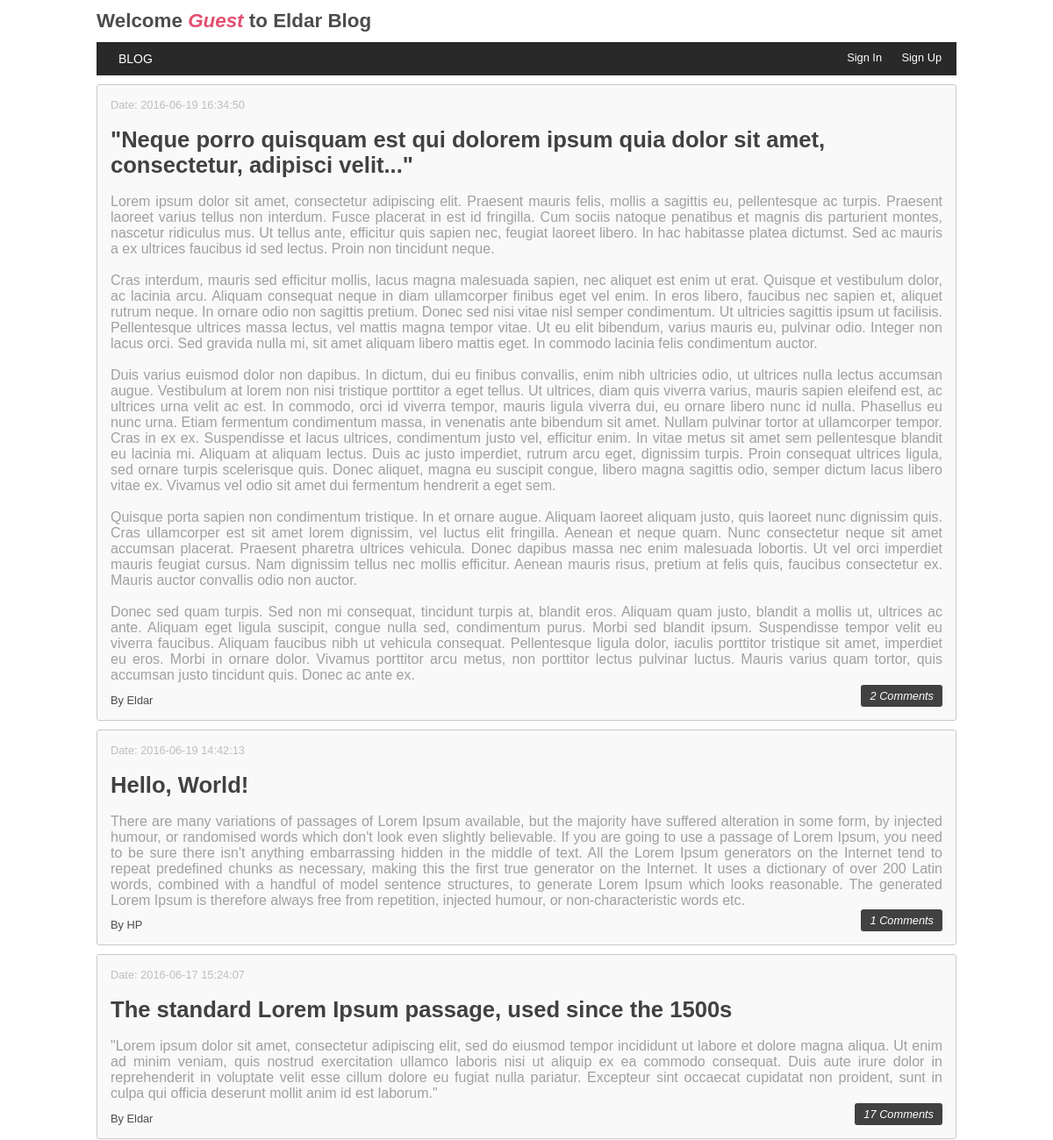
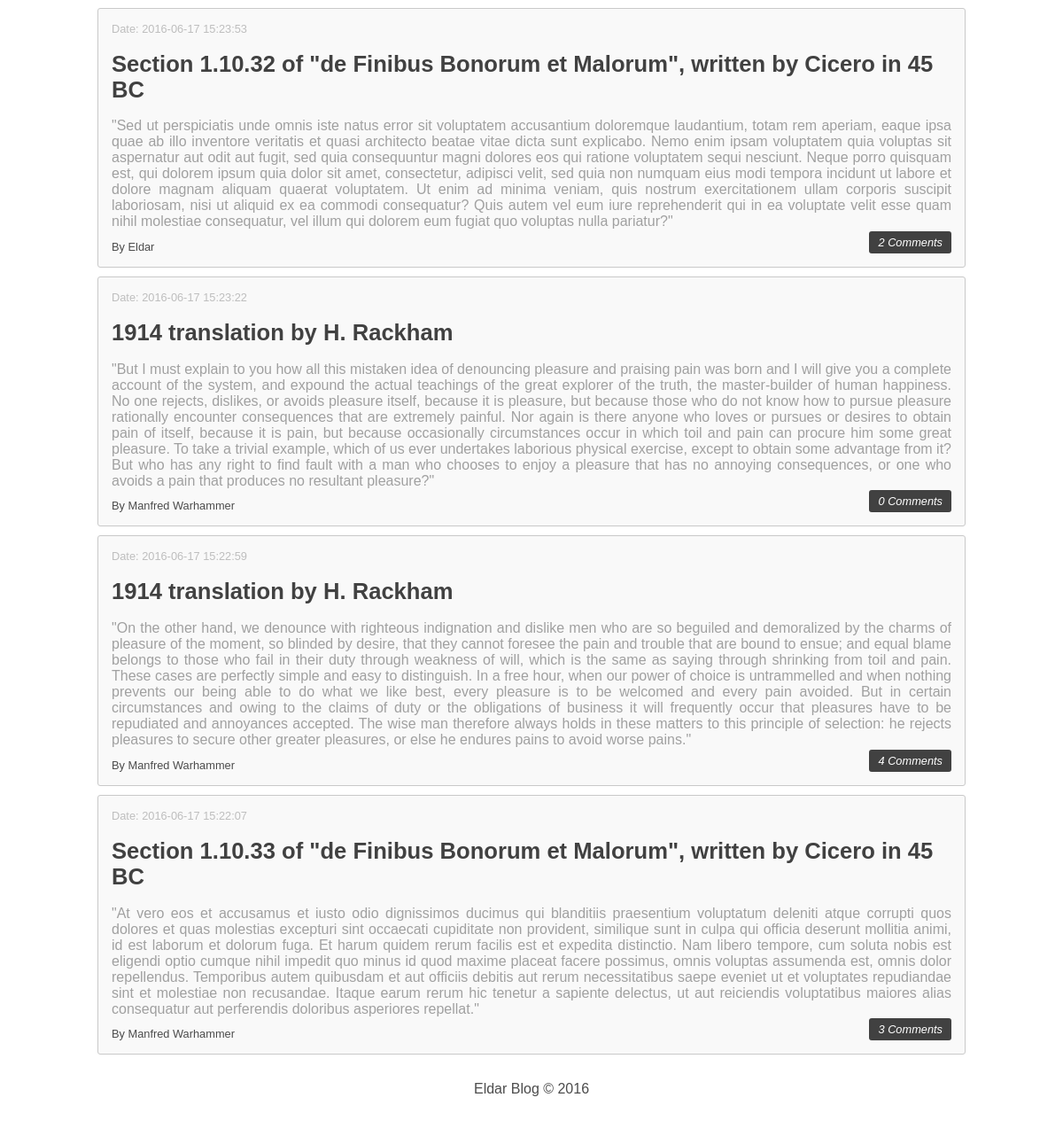
The page / on the database its author committed (2 pictures, top to bottom).
### tables this page shows
CREATE TABLE `blog` (
  `id` int(11) NOT NULL,
  `title` varchar(255) NOT NULL,
  `article` text NOT NULL,
  `blog_date` datetime NOT NULL,
  `user_id` int(11) NOT NULL
);

CREATE TABLE `users` (
  `id` int(11) NOT NULL,
  `name` varchar(255) NOT NULL,
  `email` varchar(255) NOT NULL,
  `password` varchar(255) NOT NULL,
  `date` timestamp NOT NULL DEFAULT CURRENT_TIMESTAMP ON UPDATE CURRENT_TIMESTAMP,
  `status` tinyint(4) NOT NULL,
  `permission` tinyint(4) NOT NULL
);

### includes/functions.php (called while the page is built, shortened)
<?php
function get_all_blogs(){
  global $dbc;
  $sql = "SELECT blog.*,users.name FROM blog JOIN users ON users.id = blog.user_id ORDER BY blog.blog_date DESC";
  $result = mysqli_query($dbc, $sql);
  return $result;
}
function count_all_comments(){
  global $dbc;
  $sql = "SELECT blog.id, COUNT(comments.blog_id) comments_count FROM blog LEFT JOIN comments ON comments.blog_id = blog.id GROUP BY blog.id";
  $result = mysqli_query($dbc, $sql);
  return $result;
}
?>

### includes/pages/blog.php (the view, shortened to what this page needs)
<?php
$all_blogs = [];
$count_comments = [];
$result_blog = get_all_blogs();
if($result_blog && mysqli_num_rows($result_blog) > 0) {
  while ($row = mysqli_fetch_assoc($result_blog)) {
    $all_blogs[] = $row;
  }
}
$result_count = count_all_comments();
if($result_count && mysqli_num_rows($result_count) > 0) {
  while ($row = mysqli_fetch_assoc($result_count)) {
    $count_comments[] = $row;
  }
}
?>
<?php if($all_blogs): ?>
    <?php foreach ($all_blogs as $row): ?>
    <div class="blog-container">
      <?php
      foreach ($count_comments as $value) {
        if ($value['id'] == $row['id']) {
          $comments_count = $value['comments_count'];
        }
      }
       ?>
      <div class="blog-headline">Date: <?= $row['blog_date']; ?></div>
      <div class="blog-content">
        <a href="../public/index.php?page=blog_view&id=<?= urlencode($row['id']);?>"><h1><?= (htmlentities($row['title'], ENT_NOQUOTES)); ?></h1></a>
        <p><?= nl2br(htmlentities($row['article'], ENT_NOQUOTES)); ?></p>
        </div>
          <div class="blog-author">By <?= htmlentities($row['name']); ?></div>
          <a href="../public/index.php?page=blog_view&id=<?= urlencode($row['id']);?>">
          <div class="blog-comments"><i><?= $comments_count; ?> Comments</i></div></a>
    </div>
    <?php endforeach; ?>
<?php endif; ?>

### includes/layouts/header.php (shortened to what this page needs)
<!DOCTYPE html>
<html lang="en">
	<head>
        <link rel="stylesheet" href="css/css_reset.css" media="all" type="text/css">
        <link rel="stylesheet" href="css/styles.css" media="all" type="text/css">
	</head>
    <body>
        <div class="page-wrapper">
        	<header>
            <div>
              <h3>Welcome
              <?php
                if (empty($_SESSION['user_id'])){
                  echo '<i style="color: #E34F6F;">' . 'Guest' . '</i>';
                } else {
                  echo '<i style="color: #E34F6F;">' . $_SESSION['user_name'] . '</i>';
                }
              ?>
              to Eldar Blog</h3>
            </div>
        		<div class="user-block">
              <?php if (empty($_SESSION['user_id'])): ?>
     			      <a href="index.php?page=signin">Sign In</a>
     			      <a href="index.php?page=signup">Sign Up</a>
              <?php else: ?>
              	<a href="logout.php">Logout</a>
              <?php endif; ?>
        		</div>
        		<ul>
        			<li><a href="index.php?page=blog">BLOG</a></li>
        		</ul>
        	</header>
          <div class="content">

### public/index.php (shortened to what this page needs)
<?php
require '../includes/functions.php';
if (isset($_GET['page'])) {
    $page = $_GET['page'];
} else {
    $page = 'blog';
}
?>
<?php include '../includes/layouts/header.php'; ?>
<?php
switch ($page) {
  case "blog":
    include '../includes/pages/blog.php';
    break;
}
?>
<?php include '../includes/layouts/footer.php'; ?>

### includes/layouts/footer.php (shortened to what this page needs)
            </div>
        </div>
    </body>
  <footer>Eldar Blog &COPY; <?= date('Y'); ?></footer>
</html>

### public/css/styles.css (style rules this page uses)
body { color: #4c4c4c; font-family: arial; background-color: rgb(255,255,255); background-image: url(../images/bg7.png); background-repeat:no-repeat; background-position:top center; background-size:100%; }
.page-wrapper { margin: 0 auto; width: 980px; }
.user-block { margin: 8px; float: right; }
.user-block a { color: #fff; list-style: none; text-decoration: none; padding: 3px 6px 3px 6px; margin: 3px; font-size: 0.8em; }
ul { background-color: rgb(41,41,41); list-style: none; padding: 10px; border-radius: 0px; }
ul li { font-size: 14px; display: inline; margin: 0px 15px; }
ul li a { text-decoration: none; color: #fff; }
.blog-container { width: 948px; background-color: #F9F9F9; border-radius: 3px; margin-top: 10px; padding: 15px; color: #4c4c4c; border: 1px solid #C9C9C9; float: left; }
.blog-container a { text-decoration: none; color: #414141; }
.blog-container p { color: #a0a0a0; }
.blog-headline { font-size: 0.8em; color: rgb(190,190,190); }
.blog-author { font-size: 0.8em; margin-top: 10px; float: left; }
.blog-comments { margin-left: 10px; color: #fff; font-size: 0.8em; float: right; padding: 5px 10px; background-color: #414141; border-radius: 3px; }
footer { text-align: center; padding: 30px 0 30px 0; clear: both; }

### rows shown on the page
blog: blog_date "2016-06-19 16:34:50", title "\"Neque porro quisquam est qui dolorem ipsum quia dolor sit amet, consectetur, adipisci velit...\"", article "Lorem ipsum dolor sit amet, consectetur adipiscing elit. Praesent mauris felis, mollis a sagittis eu, pellentesque ac turpis. Praesent laoreet varius tellus non interdum. Fusce placerat in est id fringilla. Cum sociis natoque penatibus et magnis dis parturient montes, nascetur ridiculus mus. Ut tellus ante, efficitur quis sapien nec, feugiat laoreet libero. In hac habitasse platea dictumst. Sed ac mauris a ex ultrices faucibus id sed lectus. Proin non tincidunt neque. Cras interdum, mauris sed efficitur mollis, lacus magna malesuada sapien, nec aliquet est enim ut erat. Quisque et vestibulum dolor, ac lacinia arcu. Aliquam consequat neque in diam ullamcorper finibus eget vel enim. In eros…", user.name "Eldar", comments_count "2"
blog: blog_date "2016-06-19 14:42:13", title "Hello, World!", article "There are many variations of passages of Lorem Ipsum available, but the majority have suffered alteration in some form, by injected humour, or randomised words which don't look even slightly believable. If you are going to use a passage of Lorem Ipsum, you need to be sure there isn't anything embarrassing hidden in the middle of text. All the Lorem Ipsum generators on the Internet tend to repeat predefined chunks as necessary, making this the first true generator on the Internet. It uses a dictionary of over 200 Latin words, combined with a handful of model sentence structures, to generate Lorem Ipsum which looks reasonable. The generated Lorem Ipsum is therefore always free from…", user.name "HP", comments_count "1"
blog: blog_date "2016-06-17 15:24:07", title "The standard Lorem Ipsum passage, used since the 1500s", article "\"Lorem ipsum dolor sit amet, consectetur adipiscing elit, sed do eiusmod tempor incididunt ut labore et dolore magna aliqua. Ut enim ad minim veniam, quis nostrud exercitation ullamco laboris nisi ut aliquip ex ea commodo consequat. Duis aute irure dolor in reprehenderit in voluptate velit esse cillum dolore eu fugiat nulla pariatur. Excepteur sint occaecat cupidatat non proident, sunt in culpa qui officia deserunt mollit anim id est laborum.\"", user.name "Eldar", comments_count "17"
blog: blog_date "2016-06-17 15:23:53", title "Section 1.10.32 of \"de Finibus Bonorum et Malorum\", written by Cicero in 45 BC", article "\"Sed ut perspiciatis unde omnis iste natus error sit voluptatem accusantium doloremque laudantium, totam rem aperiam, eaque ipsa quae ab illo inventore veritatis et quasi architecto beatae vitae dicta sunt explicabo. Nemo enim ipsam voluptatem quia voluptas sit aspernatur aut odit aut fugit, sed quia consequuntur magni dolores eos qui ratione voluptatem sequi nesciunt. Neque porro quisquam est, qui dolorem ipsum quia dolor sit amet, consectetur, adipisci velit, sed quia non numquam eius modi tempora incidunt ut labore et dolore magnam aliquam quaerat voluptatem. Ut enim ad minima veniam, quis nostrum exercitationem ullam corporis suscipit laboriosam, nisi ut aliquid ex ea commodi…", user.name "Eldar", comments_count "2"
blog: blog_date "2016-06-17 15:23:22", title "1914 translation by H. Rackham", article "\"But I must explain to you how all this mistaken idea of denouncing pleasure and praising pain was born and I will give you a complete account of the system, and expound the actual teachings of the great explorer of the truth, the master-builder of human happiness. No one rejects, dislikes, or avoids pleasure itself, because it is pleasure, but because those who do not know how to pursue pleasure rationally encounter consequences that are extremely painful. Nor again is there anyone who loves or pursues or desires to obtain pain of itself, because it is pain, but because occasionally circumstances occur in which toil and pain can procure him some great pleasure. To take a trivial example,…", user.name "Manfred Warhammer", comments_count "0"
blog: blog_date "2016-06-17 15:22:59", title "1914 translation by H. Rackham", article "\"On the other hand, we denounce with righteous indignation and dislike men who are so beguiled and demoralized by the charms of pleasure of the moment, so blinded by desire, that they cannot foresee the pain and trouble that are bound to ensue; and equal blame belongs to those who fail in their duty through weakness of will, which is the same as saying through shrinking from toil and pain. These cases are perfectly simple and easy to distinguish. In a free hour, when our power of choice is untrammelled and when nothing prevents our being able to do what we like best, every pleasure is to be welcomed and every pain avoided. But in certain circumstances and owing to the claims of duty or the…", user.name "Manfred Warhammer", comments_count "4"
blog: blog_date "2016-06-17 15:22:07", title "Section 1.10.33 of \"de Finibus Bonorum et Malorum\", written by Cicero in 45 BC", article "\"At vero eos et accusamus et iusto odio dignissimos ducimus qui blanditiis praesentium voluptatum deleniti atque corrupti quos dolores et quas molestias excepturi sint occaecati cupiditate non provident, similique sunt in culpa qui officia deserunt mollitia animi, id est laborum et dolorum fuga. Et harum quidem rerum facilis est et expedita distinctio. Nam libero tempore, cum soluta nobis est eligendi optio cumque nihil impedit quo minus id quod maxime placeat facere possimus, omnis voluptas assumenda est, omnis dolor repellendus. Temporibus autem quibusdam et aut officiis debitis aut rerum necessitatibus saepe eveniet ut et voluptates repudiandae sint et molestiae non recusandae. Itaque…", user.name "Manfred Warhammer", comments_count "3"
